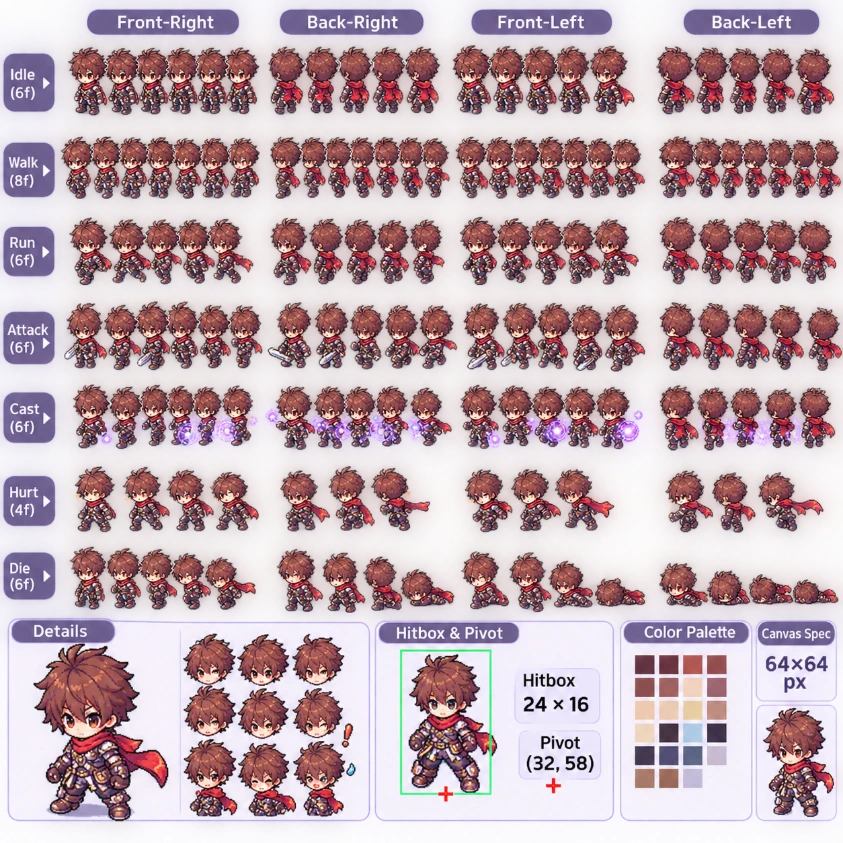
#> input picture art/raw/adventurer_4dir.webp, 843 x 843 px
$ python prep_sheet.py ../art/raw/adventurer_4dir.webp out.png
#> lines starting #> are read from the running program, lines starting #| are printed output that depends on the picture; after the words box and inside, x2 and y2 are one past the last pixel; in counts of white or black regions, pixels touching at a corner belong together
"""Make a sheet transparent: either threshold real alpha (--alpha N) or flood-remove a light/checkerboard backdrop
from the border (outlined sprites stop the flood). Usage: python3 -I tools/prep_sheet.py IN OUT [--alpha 200] [--sat 18 --min 205] (tinted checkerboards: raise --sat) [--holes 150]"""
import sys
from collections import deque
import numpy as np
from PIL import Image
a = np.array(Image.open(sys.argv[1]).convert('RGBA')); h, w = a.shape[:2]
#> further down, a is the input picture: shape (843, 843, 4); mean R, G, B, A 182.8, 157.3, 166.1, 196
#> after `h, w = a.shape[:2]`: h = 843; w = 843
if '--alpha' in sys.argv:
    t = int(sys.argv[sys.argv.index('--alpha') + 1]); a[:, :, 3] = np.where(a[:, :, 3] > t, 255, 0)
else:
    arg = lambda k, d: int(sys.argv[sys.argv.index(k) + 1]) if k in sys.argv else d
    rgb = a[:, :, :3].astype(int); light = (rgb.max(2) - rgb.min(2) < arg('--sat', 18)) & (rgb.min(2) > arg('--min', 205))
#> after `rgb = a[:, :, :3].astype(int)`:
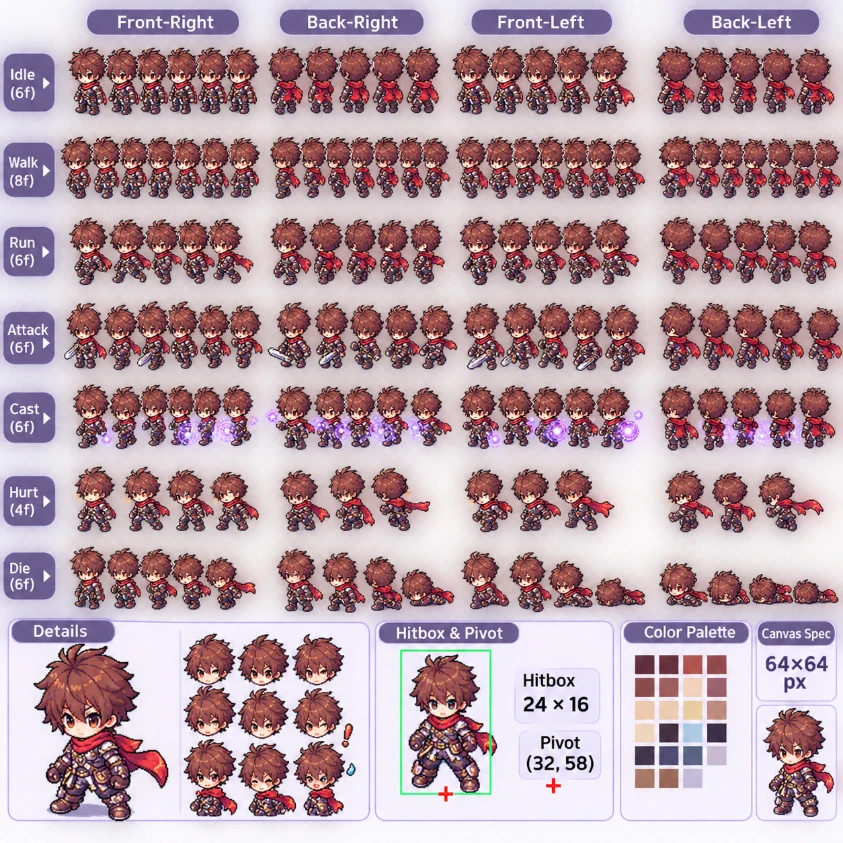
#> rgb: shape (843, 843, 3) int64; mean R, G, B 182.8, 157.3, 166.1
#> after `light = (rgb.max(2) - rgb.min(2) < arg('--sat', 18)) & (rgb.min(2) > a`:
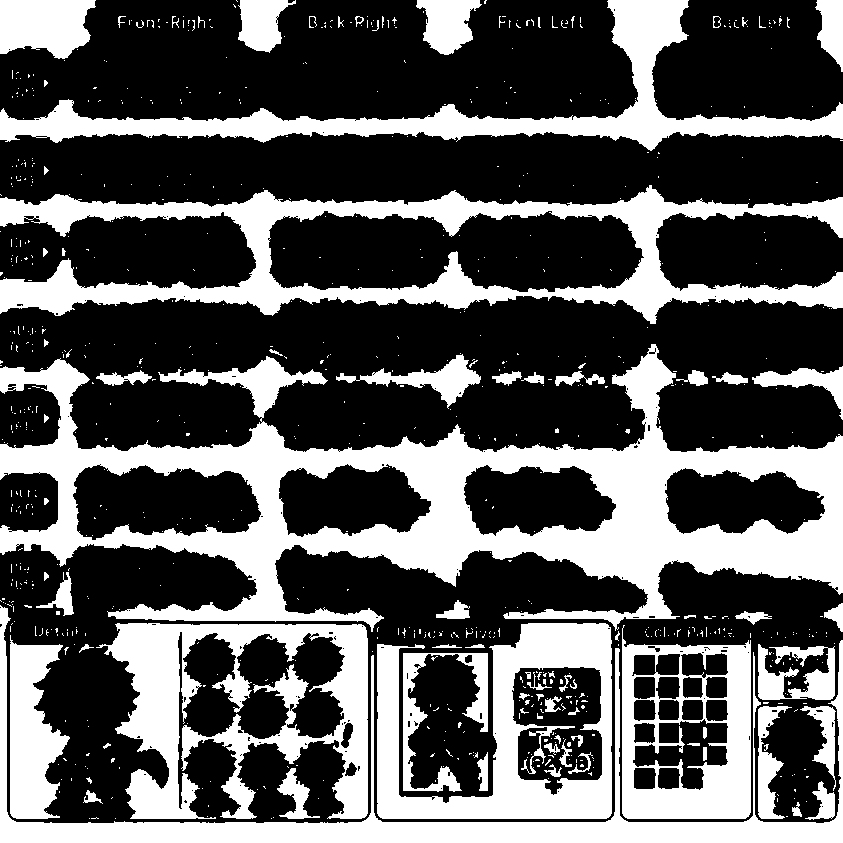
#> light: shape (843, 843) bool; 34.6% white; 809 white regions (727 under 20 px), largest, box (x1, y1, x2, y2) and area: (0, 344, 843, 632) 74720, (0, 185, 843, 324) 33869, (96, 623, 368, 819) 23519
    bg = np.zeros((h, w), bool); q = deque()
    for x in range(w):
        for y in (0, h - 1):
            if light[y, x]: bg[y, x] = True; q.append((y, x))
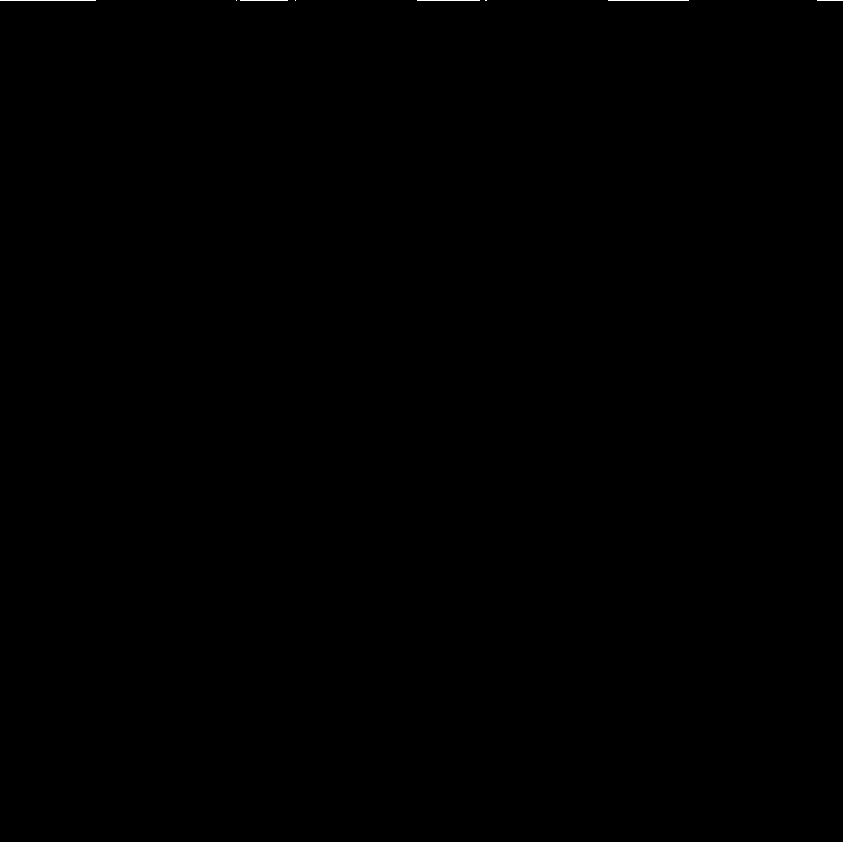
#> bg: shape (843, 843) bool; 0.16% white in thin lines or dots
    for y in range(h):
        for x in (0, w - 1):
            if light[y, x] and not bg[y, x]: bg[y, x] = True; q.append((y, x))
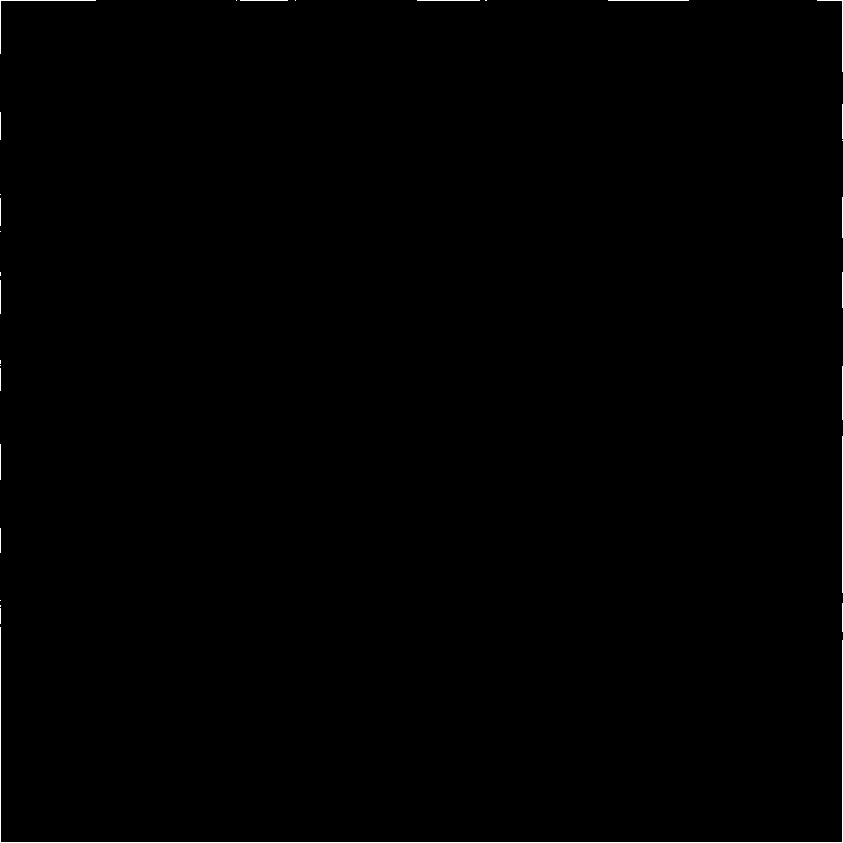
#> bg: shape (843, 843) bool; 0.32% white in thin lines or dots
    while q:
        y, x = q.popleft()
        for dy, dx in ((1, 0), (-1, 0), (0, 1), (0, -1)):
            ny, nx = y + dy, x + dx
            if 0 <= ny < h and 0 <= nx < w and light[ny, nx] and not bg[ny, nx]: bg[ny, nx] = True; q.append((ny, nx))
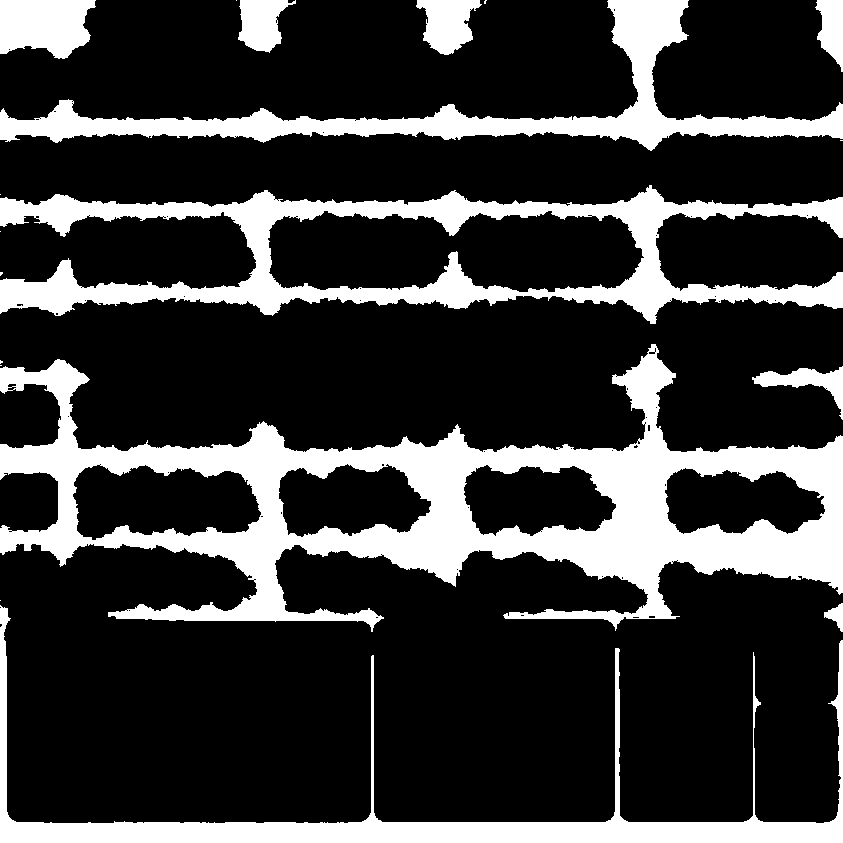
#> bg: shape (843, 843) bool; 22.6% white; 19 white regions (9 under 20 px), largest, box (x1, y1, x2, y2) and area: (0, 344, 843, 632) 71815, (0, 185, 843, 324) 33821, (0, 605, 843, 843) 21821
    # enclosed backdrop (inside arches/bows): noisy, so group it loosely; drop bright groups bigger than --holes px
    hole = arg('--holes', 0)
    if hole:
        soft = (rgb.max(2) - rgb.min(2) < 40) & (rgb.min(2) > 185)
        seen = bg.copy()
        for y0 in range(h):
            for x0 in range(w):
                if soft[y0, x0] and not seen[y0, x0]:
                    q = deque([(y0, x0)]); seen[y0, x0] = True; pts = [(y0, x0)]
                    while q:
                        y, x = q.popleft()
                        for dy, dx in ((1, 0), (-1, 0), (0, 1), (0, -1)):
                            ny, nx = y + dy, x + dx
                            if 0 <= ny < h and 0 <= nx < w and soft[ny, nx] and not seen[ny, nx]: seen[ny, nx] = True; q.append((ny, nx)); pts.append((ny, nx))
                    if len(pts) > hole and np.mean([rgb[y, x].min() for y, x in pts]) > 222:
                        for y, x in pts: bg[y, x] = True
    a[:, :, 3] = np.where(bg, 0, 255)
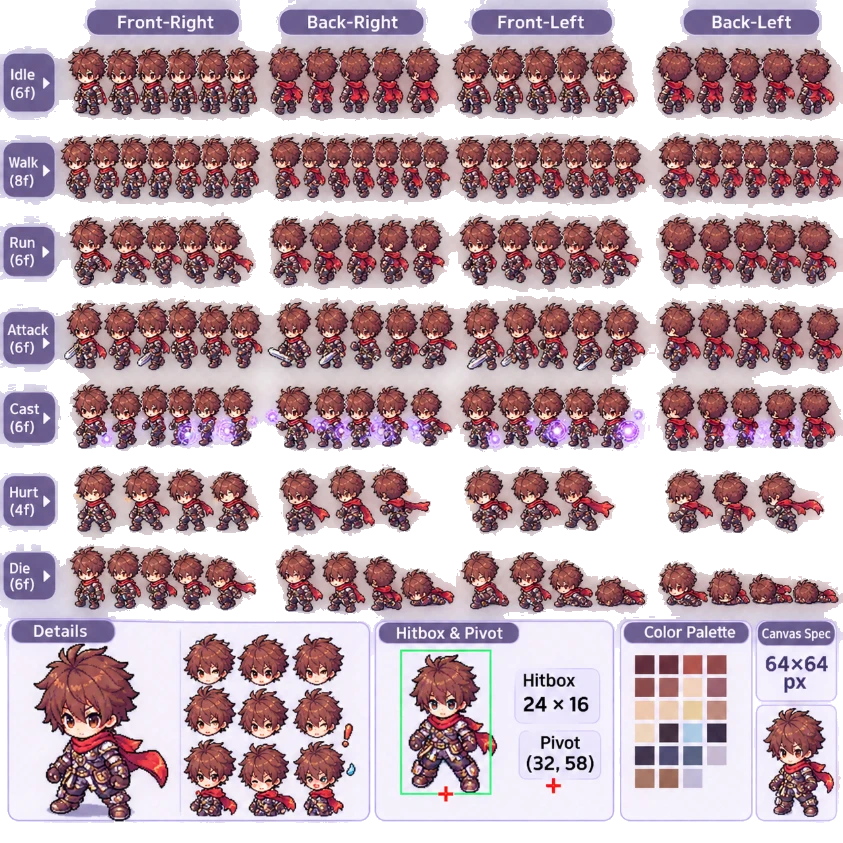
#> a: shape (843, 843, 4); mean R, G, B, A 182.8, 157.3, 166.1, 197.4; transparent parts drawn white
Image.fromarray(a).save(sys.argv[2])
